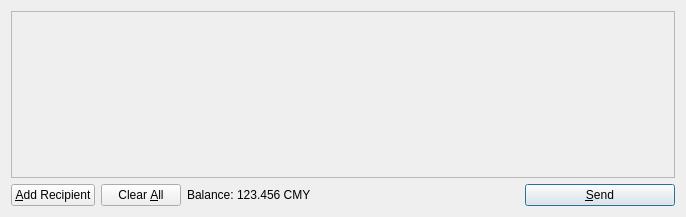
<?xml version="1.0" encoding="UTF-8"?>
<ui version="4.0">
 <class>SendCoinsDialog</class>
 <widget class="QDialog" name="SendCoinsDialog">
  <property name="geometry">
   <rect>
    <x>0</x>
    <y>0</y>
    <width>686</width>
    <height>217</height>
   </rect>
  </property>
  <property name="windowTitle">
   <string>Send Coins</string>
  </property>
  <layout class="QVBoxLayout" name="verticalLayout">
   <item>
    <widget class="QScrollArea" name="scrollArea">
     <property name="widgetResizable">
      <bool>true</bool>
     </property>
     <widget class="QWidget" name="scrollAreaWidgetContents">
      <property name="geometry">
       <rect>
        <x>0</x>
        <y>0</y>
        <width>666</width>
        <height>165</height>
       </rect>
      </property>
      <layout class="QVBoxLayout" name="verticalLayout_2">
       <property name="margin">
        <number>0</number>
       </property>
       <item>
        <layout class="QVBoxLayout" name="entries">
         <property name="spacing">
          <number>6</number>
         </property>
        </layout>
       </item>
       <item>
        <spacer name="verticalSpacer">
         <property name="orientation">
          <enum>Qt::Vertical</enum>
         </property>
         <property name="sizeHint" stdset="0">
          <size>
           <width>20</width>
           <height>40</height>
          </size>
         </property>
        </spacer>
       </item>
      </layout>
     </widget>
    </widget>
   </item>
   <item>
    <layout class="QHBoxLayout" name="horizontalLayout">
     <item>
      <widget class="QPushButton" name="addButton">
       <property name="toolTip">
        <string>Send to multiple recipients at once</string>
       </property>
       <property name="text">
        <string>&amp;Add Recipient</string>
       </property>
       <property name="icon">
        <iconset resource="../bitcoin.qrc">
         <normaloff>:/icons/add</normaloff>:/icons/add</iconset>
       </property>
       <property name="autoDefault">
        <bool>false</bool>
       </property>
      </widget>
     </item>
     <item>
      <widget class="QPushButton" name="clearButton">
       <property name="sizePolicy">
        <sizepolicy hsizetype="Minimum" vsizetype="Fixed">
         <horstretch>0</horstretch>
         <verstretch>0</verstretch>
        </sizepolicy>
       </property>
       <property name="toolTip">
        <string>Remove all transaction fields</string>
       </property>
       <property name="text">
        <string>Clear &amp;All</string>
       </property>
       <property name="icon">
        <iconset resource="../bitcoin.qrc">
         <normaloff>:/icons/remove</normaloff>:/icons/remove</iconset>
       </property>
       <property name="autoRepeatDelay">
        <number>300</number>
       </property>
       <property name="autoDefault">
        <bool>false</bool>
       </property>
      </widget>
     </item>
     <item>
      <layout class="QHBoxLayout" name="horizontalLayout_2">
       <property name="spacing">
        <number>3</number>
       </property>
       <item>
        <widget class="QLabel" name="label">
         <property name="text">
          <string>Balance:</string>
         </property>
        </widget>
       </item>
       <item>
        <widget class="QLabel" name="labelBalance">
         <property name="cursor">
          <cursorShape>IBeamCursor</cursorShape>
         </property>
         <property name="text">
          <string>123.456 CMY</string>
         </property>
         <property name="textInteractionFlags">
          <set>Qt::LinksAccessibleByMouse|Qt::TextSelectableByKeyboard|Qt::TextSelectableByMouse</set>
         </property>
        </widget>
       </item>
      </layout>
     </item>
     <item>
      <spacer name="horizontalSpacer">
       <property name="orientation">
        <enum>Qt::Horizontal</enum>
       </property>
       <property name="sizeHint" stdset="0">
        <size>
         <width>40</width>
         <height>20</height>
        </size>
       </property>
      </spacer>
     </item>
     <item>
      <widget class="QPushButton" name="sendButton">
       <property name="minimumSize">
        <size>
         <width>150</width>
         <height>0</height>
        </size>
       </property>
       <property name="toolTip">
        <string>Confirm the send action</string>
       </property>
       <property name="text">
        <string>&amp;Send</string>
       </property>
       <property name="icon">
        <iconset resource="../bitcoin.qrc">
         <normaloff>:/icons/send</normaloff>:/icons/send</iconset>
       </property>
       <property name="default">
        <bool>true</bool>
       </property>
      </widget>
     </item>
    </layout>
   </item>
  </layout>
 </widget>
 <resources>
  <include location="../bitcoin.qrc"/>
 </resources>
 <connections/>
</ui>
